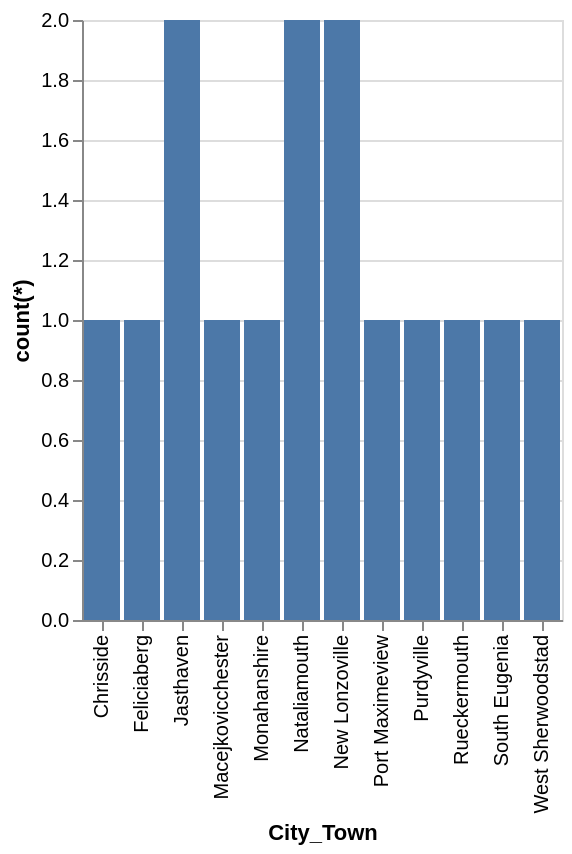

The Vega-Lite source for this figure:
### Vega-Lite specification from a JSON file in a GitHub repository (floating-point values rounded to 4 significant figures)
{"data": {"values": [{"x_data": "Chrisside", "y_data": 1}, {"x_data": "Feliciaberg", "y_data": 1}, {"x_data": "Jasthaven", "y_data": 2}, {"x_data": "Macejkovicchester", "y_data": 1}, {"x_data": "Monahanshire", "y_data": 1}, {"x_data": "Nataliamouth", "y_data": 2}, {"x_data": "New Lonzoville", "y_data": 2}, {"x_data": "Port Maximeview", "y_data": 1}, {"x_data": "Purdyville", "y_data": 1}, {"x_data": "Rueckermouth", "y_data": 1}, {"x_data": "South Eugenia", "y_data": 1}, {"x_data": "West Sherwoodstad", "y_data": 1}]}, "mark": "bar", "encoding": {"x": {"field": "x_data", "type": "nominal", "title": "City_Town", "sort": "ascending"}, "y": {"field": "y_data", "type": "quantitative", "title": "count(*)"}}}
